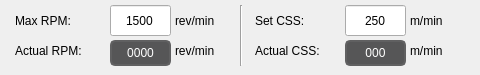
              <widget class="QWidget" name="pageCss">
               <widget class="QLabel" name="rpmUnit_11">
                <property name="geometry">
                 <rect>
                  <x>410</x>
                  <y>40</y>
                  <width>61</width>
                  <height>21</height>
                 </rect>
                </property>
                <property name="styleSheet">
                 <string notr="true">font: 11pt &quot;Noto Sans&quot;;</string>
                </property>
                <property name="text">
                 <string>m/min</string>
                </property>
               </widget>
               <widget class="QLabel" name="rpmUnit_14">
                <property name="geometry">
                 <rect>
                  <x>410</x>
                  <y>10</y>
                  <width>61</width>
                  <height>21</height>
                 </rect>
                </property>
                <property name="styleSheet">
                 <string notr="true">font: 11pt &quot;Noto Sans&quot;;</string>
                </property>
                <property name="text">
                 <string>m/min</string>
                </property>
               </widget>
               <widget class="QLabel" name="label_17">
                <property name="geometry">
                 <rect>
                  <x>255</x>
                  <y>40</y>
                  <width>81</width>
                  <height>21</height>
                 </rect>
                </property>
                <property name="styleSheet">
                 <string notr="true">font: 11pt &quot;Noto Sans&quot;;</string>
                </property>
                <property name="text">
                 <string>Actual CSS:</string>
                </property>
               </widget>
               <widget class="QLabel" name="label_19">
                <property name="geometry">
                 <rect>
                  <x>255</x>
                  <y>10</y>
                  <width>81</width>
                  <height>21</height>
                 </rect>
                </property>
                <property name="styleSheet">
                 <string notr="true">font: 11pt &quot;Noto Sans&quot;;</string>
                </property>
                <property name="text">
                 <string>Set CSS:</string>
                </property>
               </widget>
               <widget class="QLabel" name="actualCss">
                <property name="geometry">
                 <rect>
                  <x>345</x>
                  <y>40</y>
                  <width>61</width>
                  <height>26</height>
                 </rect>
                </property>
                <property name="styleSheet">
                 <string notr="true">QLabel {
    border-style: solid;
    border-color: rgb(96, 96, 97);
    border-width: 2px;
    border-radius: 5px;
    color: white;
    background: rgb(86, 86, 87);
	font: 11pt &quot;Noto&quot;;
}</string>
                </property>
                <property name="text">
                 <string>000</string>
                </property>
                <property name="alignment">
                 <set>Qt::AlignCenter</set>
                </property>
               </widget>
               <widget class="QLabel" name="actualRpmCss">
                <property name="geometry">
                 <rect>
                  <x>110</x>
                  <y>40</y>
                  <width>61</width>
                  <height>26</height>
                 </rect>
                </property>
                <property name="styleSheet">
                 <string notr="true">QLabel {
    border-style: solid;
    border-color: rgb(96, 96, 97);
    border-width: 2px;
    border-radius: 5px;
    color: white;
    background: rgb(86, 86, 87);
	font: 11pt &quot;Noto&quot;;
}</string>
                </property>
                <property name="text">
                 <string>0000</string>
                </property>
                <property name="alignment">
                 <set>Qt::AlignCenter</set>
                </property>
               </widget>
               <widget class="QLabel" name="label_20">
                <property name="geometry">
                 <rect>
                  <x>15</x>
                  <y>40</y>
                  <width>91</width>
                  <height>21</height>
                 </rect>
                </property>
                <property name="styleSheet">
                 <string notr="true">font: 11pt &quot;Noto Sans&quot;;</string>
                </property>
                <property name="text">
                 <string>Actual RPM:</string>
                </property>
               </widget>
               <widget class="QLabel" name="rpmUnit_15">
                <property name="geometry">
                 <rect>
                  <x>175</x>
                  <y>40</y>
                  <width>61</width>
                  <height>21</height>
                 </rect>
                </property>
                <property name="styleSheet">
                 <string notr="true">font: 11pt &quot;Noto Sans&quot;;</string>
                </property>
                <property name="text">
                 <string>rev/min</string>
                </property>
               </widget>
               <widget class="QLabel" name="rpmUnit_12">
                <property name="geometry">
                 <rect>
                  <x>175</x>
                  <y>10</y>
                  <width>61</width>
                  <height>21</height>
                 </rect>
                </property>
                <property name="styleSheet">
                 <string notr="true">font: 11pt &quot;Noto Sans&quot;;</string>
                </property>
                <property name="text">
                 <string>rev/min</string>
                </property>
               </widget>
               <widget class="QLabel" name="label_18">
                <property name="geometry">
                 <rect>
                  <x>15</x>
                  <y>10</y>
                  <width>81</width>
                  <height>21</height>
                 </rect>
                </property>
                <property name="styleSheet">
                 <string notr="true">font: 11pt &quot;Noto Sans&quot;;</string>
                </property>
                <property name="text">
                 <string>Max RPM:</string>
                </property>
               </widget>
               <widget class="Line" name="line_3">
                <property name="geometry">
                 <rect>
                  <x>240</x>
                  <y>5</y>
                  <width>3</width>
                  <height>61</height>
                 </rect>
                </property>
                <property name="orientation">
                 <enum>Qt::Vertical</enum>
                </property>
               </widget>
               <widget class="VCPSettingsLineEdit" name="inputMaxRpm">
                <property name="geometry">
                 <rect>
                  <x>110</x>
                  <y>5</y>
                  <width>61</width>
                  <height>31</height>
                 </rect>
                </property>
                <property name="styleSheet">
                 <string notr="true">font: 11pt &quot;Noto Sans&quot;;</string>
                </property>
                <property name="text">
                 <string>1500</string>
                </property>
                <property name="alignment">
                 <set>Qt::AlignCenter</set>
                </property>
                <property name="settingName" stdset="0">
                 <string>smart_numpad.input-css-max-rpm</string>
                </property>
                <property name="textFormat" stdset="0">
                 <string/>
                </property>
               </widget>
               <widget class="VCPSettingsLineEdit" name="inputCss">
                <property name="geometry">
                 <rect>
                  <x>345</x>
                  <y>5</y>
                  <width>61</width>
                  <height>31</height>
                 </rect>
                </property>
                <property name="styleSheet">
                 <string notr="true">font: 11pt &quot;Noto Sans&quot;;</string>
                </property>
                <property name="text">
                 <string>250</string>
                </property>
                <property name="alignment">
                 <set>Qt::AlignCenter</set>
                </property>
                <property name="settingName" stdset="0">
                 <string>smart_numpad.input-css</string>
                </property>
                <property name="textFormat" stdset="0">
                 <string>.0f</string>
                </property>
               </widget>
              </widget>
